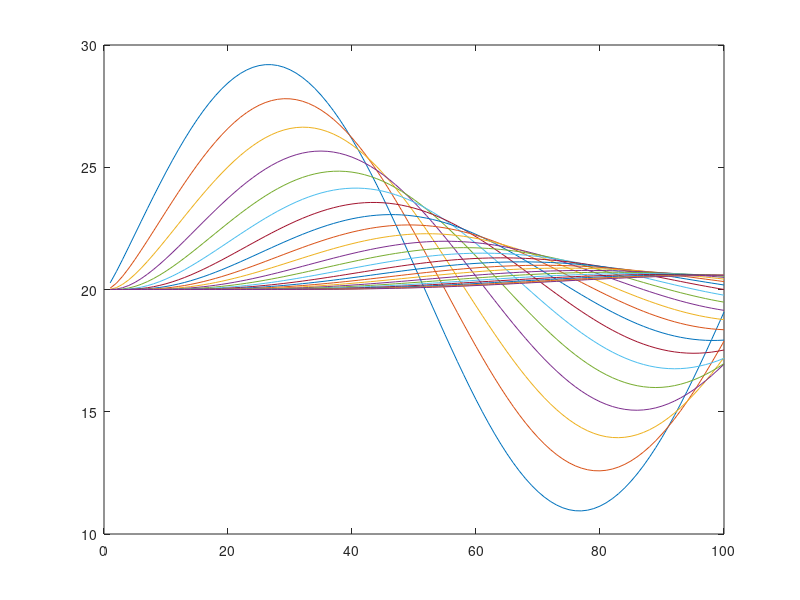

MATLAB code to generate this figure:
%
% Model HeatFlow
% Numerical solution of the 1D heat diffusion equation
% Jan, 2003 by Tessa van Wijnen and Willem Bouten
%
%%%%%%%%%%%%% INITIALISATION %%%%%%%%%%%%%%%%%%%%%%%%%%%%%
tic

clear all
% Constants
Omega = 2*pi;
% Control Constants
StartTime= 0; % [day]
EndTime = 1; % [day]
dt = 0.001; % [day]
PlotStep = 0.02; % [day]
StoreStep = 0.01; % [day]
ThickL = 0.02; % [m]
NrLayer = 25;
% System Parameters
HeatCap = 2.5e5; % [J/oC/m3]
Conduc = 8640; % [J/oC/m/dag]
SurfAvTp = 20; % [oC]
SurfAmp = 10; % [oC]
% Control Variables
NrStore = 1;
PlotTime = PlotStep;
StoreTime = StoreStep;
Time = StartTime;
% System Variables
SurfTp = SurfAvTp;
Flow = zeros(NrLayer+1,1);
Temp = ones(1,NrLayer)*SurfAvTp;
HeatCont(1:NrLayer) = Temp(1:NrLayer)*HeatCap*ThickL;
%%%%%%%%%%%%% DYNAMIC %%%%%%%%%%%%%%%%%%%%%%%%%%%%%
while Time < EndTime
% Dynamic boundary conditions
SurfTp = SurfAvTp+(SurfAmp*sin(Omega*Time)) ;
Flow(1) = Conduc*(Temp(1)-SurfTp)/(0.5*ThickL);
Flow(NrLayer+1) = 0;
% Rates: Flow and net flow calculations
for k = 2 : NrLayer
Flow(k) = Conduc*(Temp(k)-Temp(k-1))/ThickL;
end
% this for-loop could also be replaced by:
% Flow(2:NrLayer) = (Temp(2:NrLayer)-Temp(1:NrLayer-1))*Conduc/ThickL;
for k = 1 : NrLayer
NFlow(k) = Flow(k+1) - Flow(k);
end
% States: Integration step
for k = 1 : NrLayer
HeatCont(k) = HeatCont(k) + NFlow(k)*dt;
Temp(k) = HeatCont(k)/(HeatCap*ThickL);
end
Time = Time+dt;
%%%%%%%%%%%%%%%% STORING AND VISUALIZATION %%%%%%%%%%%%%%%%%
StoreTime = StoreTime - dt;
if StoreTime <= 0
StoreTemp(NrStore,:) = [Time Temp];
NrStore = NrStore+1;
StoreTime = StoreStep;
end %if StoreTime <= 0
% These statements should be activated for dynamic visualization
% PlotTime = PlotTime-dt;
% if PlotTime <= 0
% ImTemp= rot90(Temp,3);
% imagesc(ImTemp,[10 30]),colorbar
% xlabel(Time)
% pause(0.2)
% PlotTime = PlotStep;
% end % if PlotTime <= 0
end %while Time < EndTime

plot(StoreTemp(:,2:26))

toc
% save the simulation results in a file
save storetemp.txt StoreTemp -ascii


